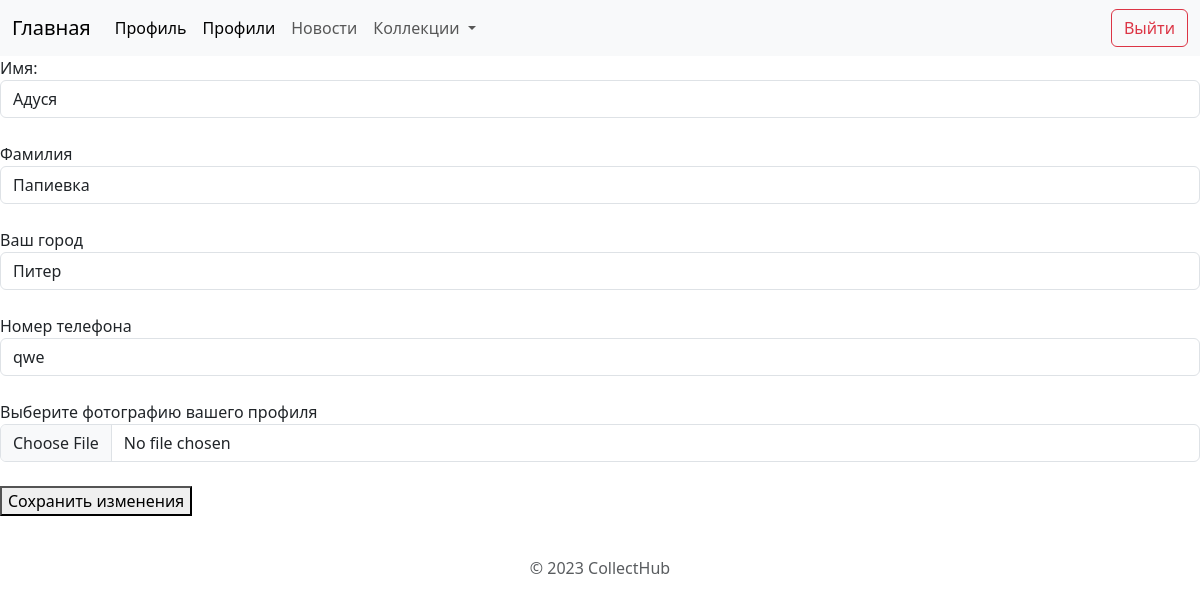
The app's page /profile/update (signed in), older data.
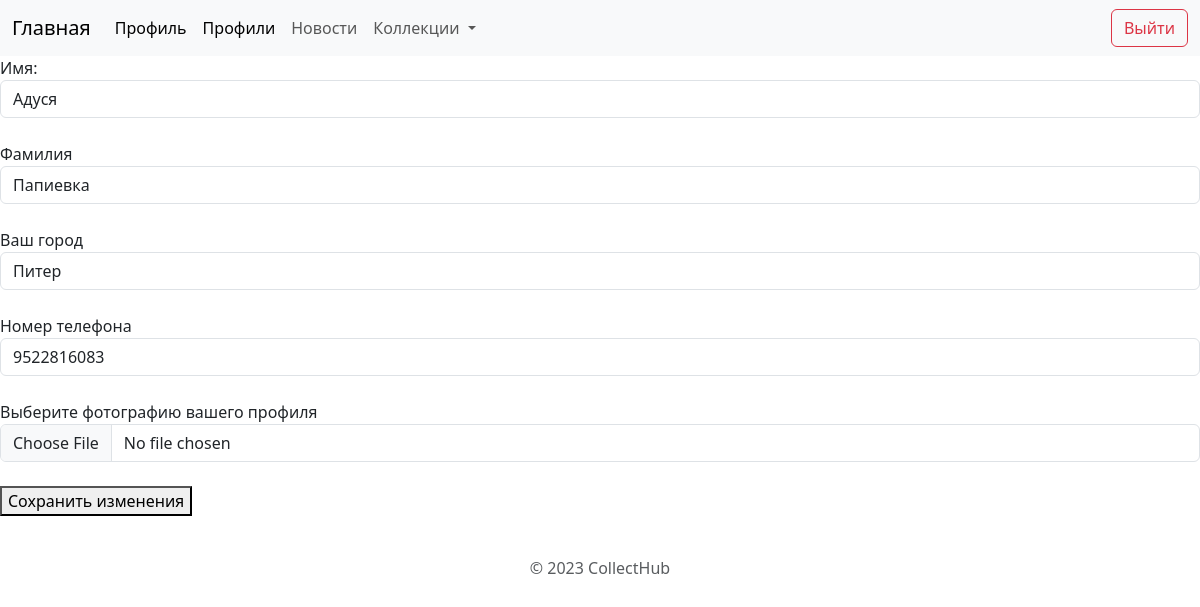
The same page, newer data.
### profileuser/models.py (models this page shows)
class UserInfo(models.Model):
    user = models.ForeignKey(to=User, on_delete=models.CASCADE)
    first_name = models.CharField(max_length=100, null=True)
    last_name = models.CharField(max_length=100, null=True)
    user_avatar = models.ImageField(upload_to=user_directory_path, null=True)
    phonenumber = models.CharField(max_length=15, null=True)
    town = models.CharField(max_length=50, null=True)

### profileuser/views.py (the view, shortened to what this page needs)
# urls.py: path('update', views.update_profile_info, name='update_profile'),
@login_required
def update_profile_info(request: HttpRequest) -> HttpResponse:
    if request.method == 'GET':
        userinfo = get_object_or_404(UserInfo, user=request.user)
        return render(request, 'profileuser/update_profile.html', {'form': UserInfoForm, 'userinfo': userinfo})

### templates/profileuser/update_profile.html (shortened to what this page needs)
{% extends 'base.html' %}
{% block content%}
{% load static %}
<form action="" method="post" enctype="multipart/form-data">
    <div class="form-group">
        <label for="first_name">Имя:</label>
        <input type="text" name="first_name" class="form-control" id="first_name"
            value="{% if userinfo.first_name %}{{ userinfo.first_name }}{% endif %}">
    </div>
    <br>
    <div class="form-group">
        <label for="last_name">Фамилия</label>
        <input type="text" name="last_name" class="form-control" id="last_name"
            value="{% if userinfo.last_name %}{{ userinfo.last_name }}{% endif %}">
    </div>
    <br>
    <div class="form-group">
        <label for="town">Ваш город</label>
        <input type="text" name="town" class="form-control" id="town"
            value="{% if userinfo.town %}{{ userinfo.town }}{% endif %}">
    </div>
    <br>
    <div class="form-group">
        <label for="phonenumber">Номер телефона</label>
        <input type="tel" name="phonenumber" class="form-control" id="phonenumber"
            value="{% if userinfo.phonenumber %}{{ userinfo.phonenumber }}{% endif %}">
    </div>
    <br>
    <div class="form-group">
        <label for="avatar">Выберите фотографию вашего профиля</label>
        <input type="file" name="avatar_user_create" class="form-control" id="avatar">
    </div>
    <br>
    <button type="submit"> Сохранить изменения </button>
</form>
{% endblock %}

Row changes from the older to the newer data that the page shows:
changed UserInfo "Адуся": phonenumber "qwe" → "9522816083"
